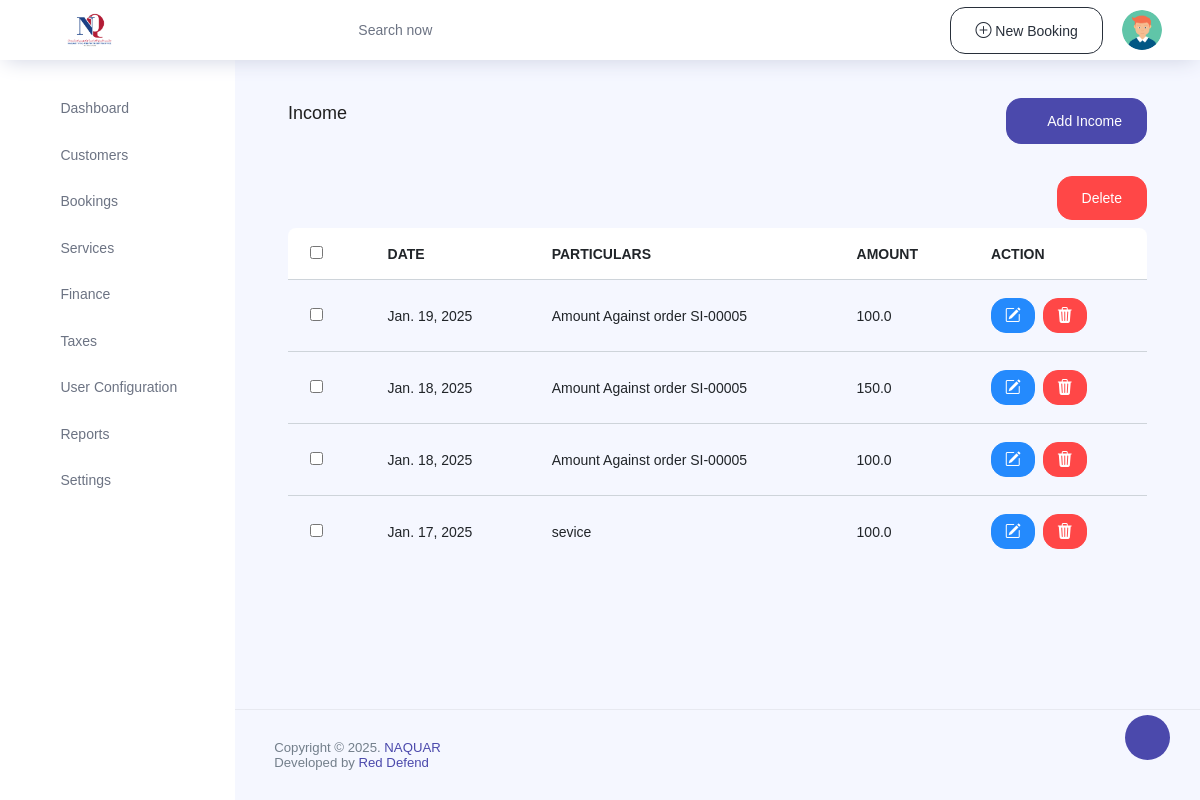
The app's page /finance/income (signed in), older data.
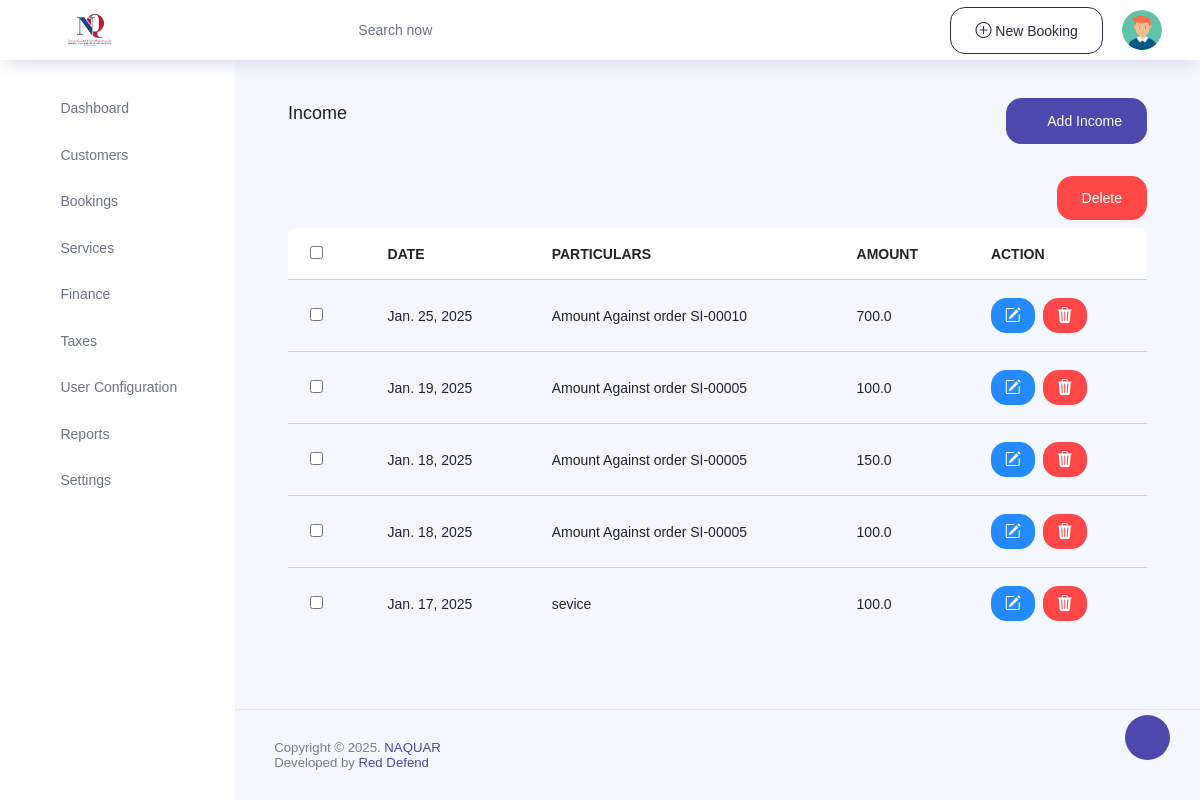
The same page, newer data.
### finance/models.py (models this page shows)
class Income(models.Model):
    date = models.DateField(auto_now_add=True)
    particulars = models.CharField(max_length=255)
    amount = models.FloatField()
    bill_number = models.CharField(max_length=20, default="No Bill")
    payment_mode = models.CharField(max_length=20, default="Cash",choices=[
        ('Cash', 'Cash'),
        ('Credit Card', 'Credit Card'),
        ('Debit Card', 'Debit Card'),
        ('Net Banking', 'Net Banking'),
        ('UPI', 'UPI'),
        ('Cheque', 'Cheque'),
        ('Other', 'Other')
    ] )
    other = models.CharField(max_length=255, default=" ", null=True, blank=True)

### finance/views.py (the view)
# urls.py: path("income",views.income, name= "income"),
@login_required(login_url="SignIn")
def income(request):
    income = Income.objects.all().order_by("-id")
    context = {
        "income":income
    }
    return render(request,"finance/income.html",context)

### templates/finance/income.html (shortened to what this page needs)
{% extends 'index.html' %}
{% block content %}
<div class="content-page">
    <div class="container-fluid">
        <div class="row">
            <div class="col-lg-12">
                <div class="d-flex flex-wrap flex-wrap align-items-center justify-content-between mb-4">
                    <div>
                        <h4 class="mb-3">Income</h4>
                    </div>
                    <a href="{%url 'add_income' %}" class="btn btn-primary add-list">Add Income</a>
                </div>
            </div>
            <div class="col-lg-12">
                <form method="post" action="{% url 'delete_bulk_income' %}">
                    <div class="text-right mt-2 mb-2">
                        <button onclick="return confirm('Are You Sure Do You Want To Delete Selected Items?')" type="submit" class="btn btn-danger">Delete</button>
                    </div>
                <div class="table-responsive rounded mb-3">
                    <table class="data-tables table mb-0 tbl-server-info">
                        <thead class="bg-white text-uppercase">
                            <tr class="ligth ligth-data">
                                <th>
                                    <div class="checkbox d-inline-block">
                                        <input  type="checkbox" id="select-all" aria-checked="false" class="checkbox-input">
                                    </div>
                                </th>
                                <th>Date</th>
                                <th>Particulars</th>
                                <th>amount</th>
                                <th>Action</th>
                            </tr>
                        </thead>
                        <tbody class="ligth-body">
                            {% for m in income %}
                            <tr>
                                <td>
                                    <div class="checkbox d-inline-block">
                                        <input type="checkbox" value="{{m.id}}" name="contact_id[]" class="checkbox-input contact-checkbox">
                                    </div>
                                </td>
                                <td>
                                    {{m.date}}</td>
                                <td>{{m.particulars}}</td>
                                <td>{{m.amount}}</td>
                                <td>
                                    <div class="d-flex align-items-center list-action">
                                        <a class="btn btn-info btn-sm mr-2" data-toggle="tooltip" data-placement="top"
                                            title="" data-original-title="Edit" href="{%url 'update_income' m.id %}"><i
                                                class="bi bi-pencil-square mr-0"></i></a>
                                        <a class="btn btn-danger btn-sm" data-toggle="modal"
                                            data-target="#deletemodel{{m.id}}" data-original-title="Delete" href="#"><i
                                                class="bi bi-trash3-fill mr-0"></i></a>
                                    </div>
                                </td>
                            </tr>
                            {% endfor %}
                        </tbody>
                    </table>
                </div>
                </form>
            </div>
        </div>
    </div>
</div>
{% endblock %}

Row changes from the older to the newer data that the page shows:
added Income: date "Jan. 25, 2025", particulars "Amount Against order SI-00010", amount "700.0"
